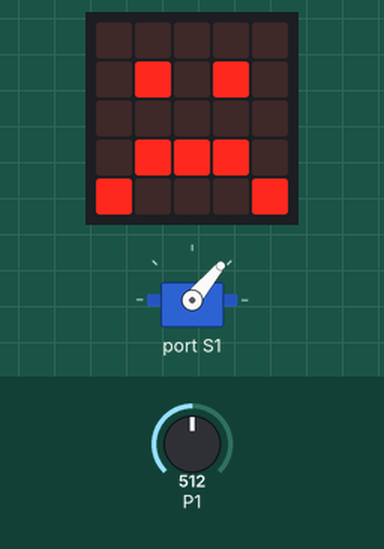
Recording of a program running on a simulated BBC micro:bit (MakeCode). Parts: the board's 5×5 LED display, servo. Inputs (shaded band) come from the test bench; at power-on: P1 = 512 (analog values on the 0–1023 scale).

Above: at 1.8 s.
1.9 s: P1 set to 790
3.6 s: P1 set to 814
At 4.7 s:
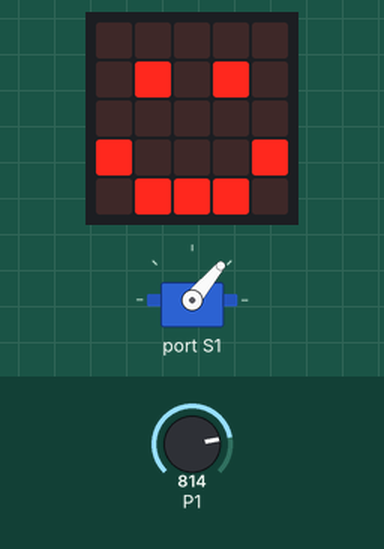
5.2 s: P1 set to 992
6.7 s: P1 set to 1009
At 8.0 s:
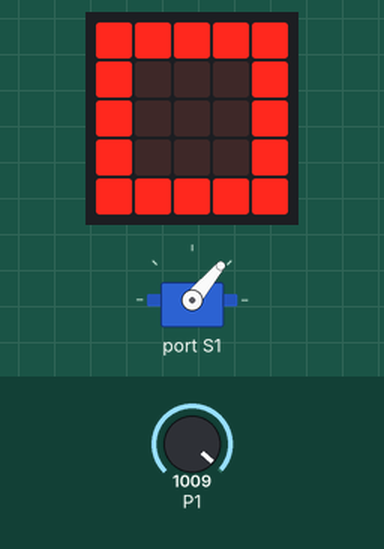
8.3 s: P1 set to 990
At 9.4 s:
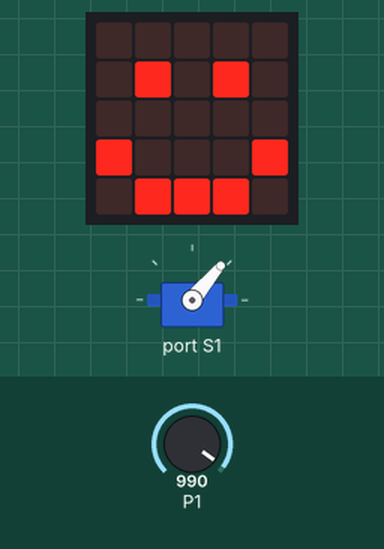
10.1 s: P1 set to 1010
At 11.8 s:
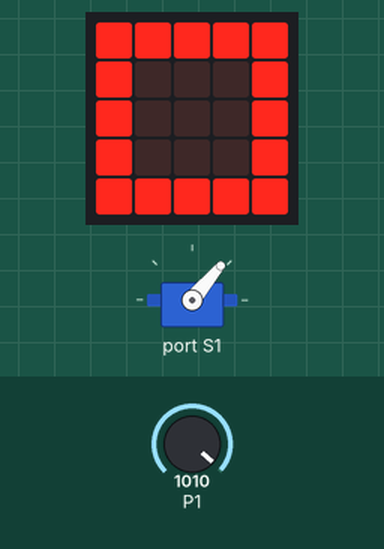
Timing chart, 0 to 13.0 s (numbered marks = the images above; inputs shaded):
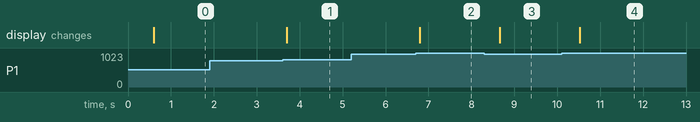

The program:

main.ts
```typescript
let umidade = 0
basic.showIcon(IconNames.Heart)
datalogger.setColumnTitles("umidade da terra")
robotbit.Servo(robotbit.Servos.S1, 50)
basic.forever(function () {
    umidade = pins.analogReadPin(AnalogPin.P1)
    if (umidade > 1000) {
        basic.showIcon(IconNames.Square)
    } else if (umidade > 800) {
        basic.showIcon(IconNames.Happy)
    } else {
        basic.showIcon(IconNames.Sad)
    }
})
```

test.ts
```typescript
// testes vão aqui; isto não será compilado quando este pacote for usado como uma extensão.
```

Measured:
- the behaviour switches between 800 and 801 on P1 (found by bisection; images 0 and 1)
- the behaviour switches between 1000 and 1001 on P1 (found by bisection; images 1 and 2)
- after the input at 1.9 s, every drawn part: stays the same
- after the input at 3.6 s, the display: changes after 0.10 s (image 1)
- after the input at 5.2 s, every drawn part: stays the same
- after the input at 6.7 s, the display: changes after 0.10 s (image 2)
- after the input at 8.3 s, the display: changes after 0.36 s (image 3)
- after the input at 10.1 s, the display: changes after 0.42 s (image 4)
